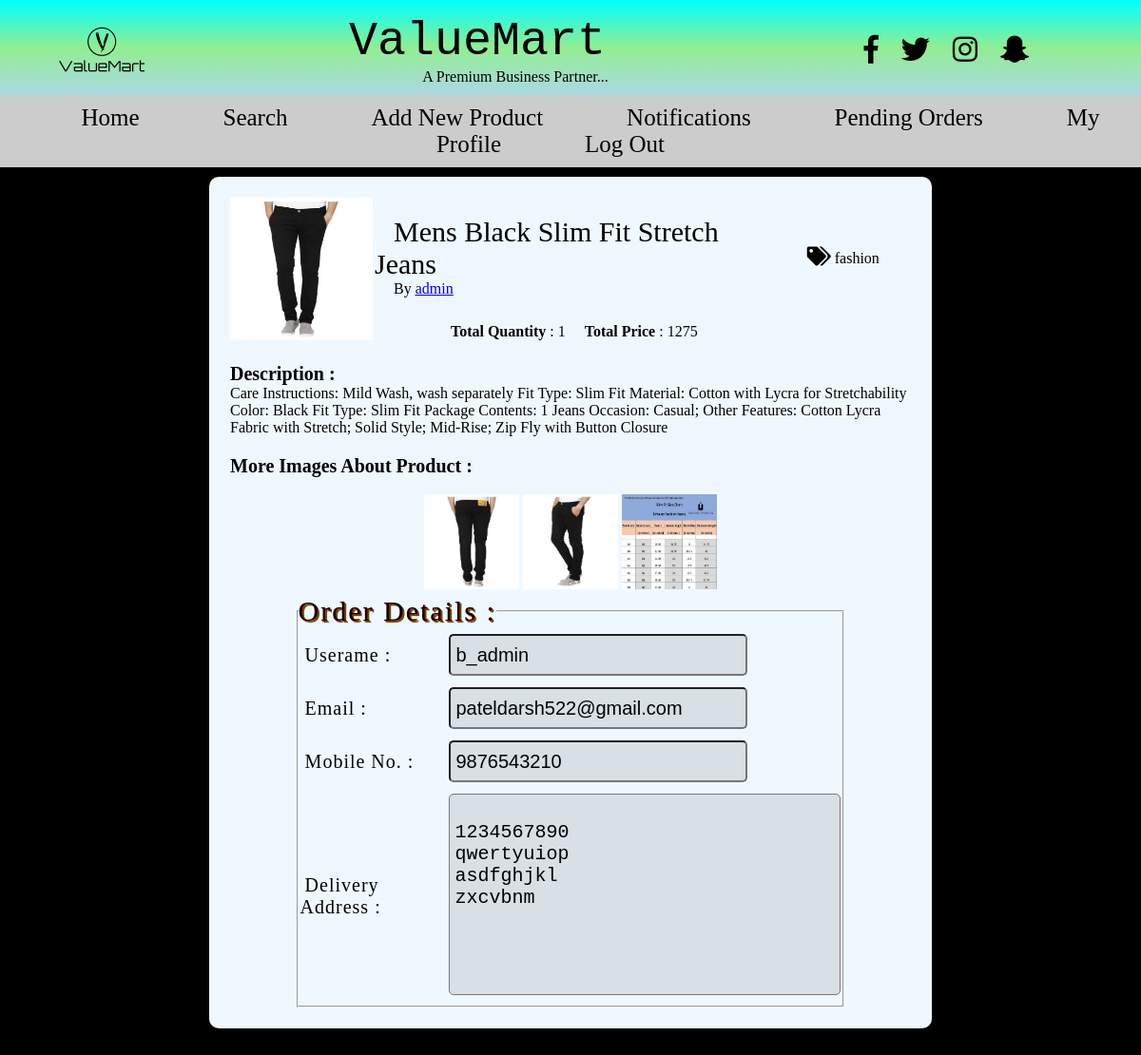
Screenshot of /view_order_entrepreneur.php?o_id=5c75f29f748ef (signed in) with the database file from the repository.
### tables this page shows
CREATE TABLE `products` (
  `p_id` int(30) NOT NULL,
  `e_id` int(30) NOT NULL,
  `p_name` varchar(200) NOT NULL,
  `p_desc` varchar(500) NOT NULL,
  `p_img` varchar(500) NOT NULL,
  `p_quantity` int(5) NOT NULL,
  `p_price` int(10) NOT NULL,
  `avail_offer` varchar(3) NOT NULL,
  `p_offer` varchar(10) NOT NULL,
  `p_orig_price` int(30) NOT NULL,
  `p_category` varchar(50) NOT NULL,
  `p_country` varchar(40) NOT NULL,
  `p_state` varchar(40) NOT NULL,
  `p_city` varchar(40) NOT NULL,
  `p_img1` varchar(700) NOT NULL,
  `p_img2` varchar(700) NOT NULL,
  `p_img3` varchar(700) NOT NULL,
  `main_path` varchar(500) NOT NULL,
  `added_at` date NOT NULL,
  `sold` int(30) NOT NULL
);

CREATE TABLE `entrepreneurs` (
  `e_id` int(10) NOT NULL,
  `name` varchar(50) NOT NULL,
  `company_name` varchar(60) NOT NULL,
  `address` varchar(300) NOT NULL,
  `company_address` varchar(300) NOT NULL,
  `date_of_birth` date NOT NULL,
  `gender` varchar(6) NOT NULL,
  `country` varchar(50) NOT NULL,
  `state` varchar(50) NOT NULL,
  `city` varchar(50) NOT NULL,
  `profile_image` varchar(700) NOT NULL,
  `bio` varchar(200) NOT NULL,
  `username` varchar(20) NOT NULL,
  `password` varchar(20) NOT NULL,
  `mobile_no` bigint(13) NOT NULL,
  `email` varchar(50) NOT NULL,
  `isverified` varchar(3) NOT NULL,
  `s_q` varchar(200) NOT NULL,
  `s_a` varchar(100) NOT NULL,
  `token` bigint(12) NOT NULL
);

CREATE TABLE `purchases` (
  `id` int(30) NOT NULL,
  `o_id` varchar(30) NOT NULL,
  `e_id` int(30) NOT NULL,
  `b_id` int(30) NOT NULL,
  `p_id` int(30) NOT NULL,
  `p_quantity` int(30) NOT NULL,
  `p_price` int(30) NOT NULL,
  `time` varchar(50) NOT NULL
);

CREATE TABLE `buyers` (
  `b_id` int(10) NOT NULL,
  `name` varchar(50) NOT NULL,
  `company_name` varchar(60) NOT NULL,
  `address` varchar(300) NOT NULL,
  `company_address` varchar(300) NOT NULL,
  `date_of_birth` date NOT NULL,
  `gender` varchar(6) NOT NULL,
  `country` varchar(50) NOT NULL,
  `state` varchar(50) NOT NULL,
  `city` varchar(50) NOT NULL,
  `profile_image` varchar(700) NOT NULL,
  `bio` varchar(200) NOT NULL,
  `username` varchar(20) NOT NULL,
  `password` varchar(20) NOT NULL,
  `mobile_no` bigint(13) NOT NULL,
  `email` varchar(50) NOT NULL,
  `isverified` varchar(3) NOT NULL,
  `s_q` varchar(200) NOT NULL,
  `s_a` varchar(100) NOT NULL,
  `token` int(12) NOT NULL
);

### connection.php (called while the page is built, shortened)
<?php
$t1 = "entrepreneurs";
$t2 = "buyers";
$t3 = "products";
?>

### view_order_entrepreneur.php (the view, shortened to what this page needs)
<?php
include "connection.php";
$o_id = $_GET['o_id'];
?>
<!DOCTYPE html>
<html lang="en">
<head>
    <link rel="stylesheet" href="common.css">
   <link rel="stylesheet" href="profile_entrepreneur.css">
    <link rel="stylesheet" href="home_entrepreneur.css">
    <link rel="stylesheet" href="https://use.fontawesome.com/releases/v5.7.1/css/all.css">
    <link href="https://fsonts.googleapis.com/css?family=Playfair+Display" rel="stylesheet">
</head>
<body>
    <div id="header_container">
        <table id="table_header">
            <tr>
                <td id="logo_container_td"><img src="images/logo.png" alt="Logo" id="logo" align="center"></td>
                <td id="title_container_td"><span id="web_title">ValueMart</span>
                    <br><span id='sub_title'>A Premium Business Partner...</span></td>
                <td id="social_container_td"><i class="fab fa-facebook-f"></i>
                    <i class="fab fa-twitter"></i>
                    <i class="fab fa-instagram"></i>
                    <i class="fab fa-snapchat-ghost"></i></td>
            </tr>
        </table>
    </div>
<div id='navbar'>
        <center>
            <div id='navbar_container'>
                <ul>
                      <li><a href='home_entrepreneur.php'>Home</a></li>
                    <li><a href='search_entrepreneur.php'>Search</a></li>
                    <li><a href='add_new_product.php'>Add New Product</a></li>
                    <li><a href='notification_entrepreneur.php' >Notifications</a></li>
                    <li><a href='pending_orders.php'>Pending Orders</a></li>
                    <li><a href='profile_entrepreneur.php'>My Profile</a></li>
                    <li><a href='logout.php'>Log Out</a></li>
                </ul>
            </div>
        </center>
    </div>
    <div id="view_product_box">
        <?php
    $m_sql = "SELECT * FROM `purchases` WHERE o_id='$o_id'";
    $m_q = mysqli_query($con,$m_sql);
    $m_res = mysqli_fetch_assoc($m_q);
$b_id = $m_res['b_id'];
        $p_id = $m_res['p_id'];
         $sql = "SELECT * FROM $t3 WHERE p_id='$p_id'";
    $q = mysqli_query($con,$sql);
    $res = mysqli_fetch_assoc($q);
   echo "<div id='view_product_container'>";
    echo "<table id='product_table'>";
    echo "<tr>";
    echo "<td rowspan='3' align='center' width='20%'><img id='main_img' src='".$res['p_img']."' width='150px' height='150px'></td>";
    $e_id = $res['e_id'];
    $sql2 = "SELECT * FROM $t1 WHERE e_id='$e_id'";
    $q2 = mysqli_query($con,$sql2);
    $res2 = mysqli_fetch_assoc($q2);
    echo "<td align='left'><span id='p_title'>".$res['p_name']."</span><br><span id='p_company'>By <span id='c_name'><a href='view_profile.php?e_id=$e_id'>".$res2['username']."</a></span></span>";
       echo "<td width='20%' align='center'><i class='fas fa-tags'> </i>  ".$res['p_category']."</td>";
    echo "</tr>";
    echo "<tr>
    <td align='center'><span id='p_price'><b>Total Quantity</b> : ".$m_res['p_quantity']."</span> &nbsp;&nbsp;&nbsp;
    <span id='p_price'><b>Total Price</b> : ".$m_res['p_price']."</span></td>
    </tr>";
        echo "<tr>
        <td colspan='3'>
        <br>
        <span id='p_desc'>Description : </span><br><span='p_desc_c'>".$res['p_desc']."
        </span>
        </td></tr>";
         echo "<tr>
        <td colspan='3'>
        <br>
        <span id='more_image'>More Images About Product : </span><br><br><center><img class='more_image' src='".$res['p_img1']."'>
        <img class='more_image' src='".$res['p_img2']."'>
        <img class='more_image' src='".$res['p_img3']."'>
        </center>
        </td></tr>";
        $sql = "SELECT * FROM $t2 WHERE b_id='$b_id'";
        $q = mysqli_query($con,$sql);
        $res= mysqli_fetch_assoc($q);
        echo "<tr>
        <td colspan='4'>
          <fieldset>
                        <legend class='leg_c'>Order Details : </legend>
                        <table name='personal_detail_container'>
                            <tr>
                                <td>
                                    <label class='sub_labl'>Userame : </label>
                                </td>
                                <td>
                                    <input name='u_n' class='sub_field_r' type='text' value='".$res['username']."' readonly>
                                </td>
                            </tr>
                            <tr>
                                <td>
                                    <label class='sub_labl'>Email : </label>
                                </td>
                                <td>
                                    <input name='email' class='sub_field_r' type='email'
                                    value='".$res['email']."' readonly>
                                </td>
                            </tr>
                            <tr>
                                <td>
                                    <label class='sub_labl'>Mobile No. : </label>
                                </td>
                                 <td>
                                    <input name='mobile_no' class='sub_field_r' type='tel'
                                    value='".$res['mobile_no']."' readonly>
                                </td>
                            </tr>
                             <tr>
                                <td>
                                    <label class='sub_labl'>Delivery Address : </label>
                                </td>
                                 <td>
                                    <textarea name='address' class='sub_field_r s_f' readonly>
                                    ".$res['address']."</textarea>
                                </td>
                            </tr>
                        </table>
                    </fieldset>
        </td>
        </tr>";
    echo "</table>";
    echo "</div>";
    ?>
    </div>
<br>
<br>
</body>
</html>

### common.css (style rules this page uses)
html { scroll-behavior: smooth; }
body { margin: 0; padding: 0; font-family: verdana; background-color: black; }
#header_container { width: 100%; height: 100px; background : linear-gradient(aqua,lightgreen,lightblue); }
#logo { width: 100px; height: 100px; }
#logo_container_td { text-align: center; }
#web_title { font-family: 'Major Mono Display', monospace; font-size: 50px; text-align: center; }
#sub_title { text-align: right; padding: 0 0 0 80px; }
#title_container_td { text-align: center; }
#table_header { width: 100%; }
#social_container_td { text-align: center; }
.fab { font-size: 30px; margin: 0 10px; }
#navbar { top: 0; position: sticky absolute; }
#navbar_container { background-color: #ccc; width: 100%; padding: 10px 0; }
ul { display: block; list-style-type: none; margin: 0; padding: 0; }
li { display: inline; list-style-type: none; margin: 0 2px; height: 30px; }
li a { text-decoration: none; color: black; padding: 0 40px; font-size: 25px; }

### profile_entrepreneur.css (style rules this page uses)
textarea { resize: none; }
.leg_c { font-size: 30px; letter-spacing: 2px; text-shadow: 1px 1px red, 2px 2px green; }
.sub_labl { font-size: 20px; letter-spacing: 1px; font-family: cursive; }
.sub_field_r { font-size: 20px; height: 30px; padding: 5px; border-radius: 5px; margin: 5px 0; width: 300px; background: rgba(0, 0, 0, 0.1); cursor: not-allowed; }
fieldset { width: 80%; margin: 0 auto; }

### home_entrepreneur.css (style rules this page uses)
html { scroll-behavior: smooth; }
body { margin: 0; padding: 0; font-family: verdana; background-color: black; }
#header_container { width: 100%; height: 100px; background : linear-gradient(aqua,lightgreen,lightblue); }
#logo { width: 100px; height: 100px; }
#logo_container_td { text-align: center; }
#web_title { font-family: 'Major Mono Display', monospace; font-size: 50px; text-align: center; }
#sub_title { text-align: right; padding: 0 0 0 80px; }
#title_container_td { text-align: center; }
#table_header { width: 100%; }
#social_container_td { text-align: center; }
.fab { font-size: 30px; margin: 0 10px; }
#navbar { top: 0; position: sticky; }
#navbar_container { background-color: #ccc; width: 100%; padding: 10px 0; }
ul { display: block; list-style-type: none; margin: 0; padding: 0; }
li { display: inline; list-style-type: none; }
li a { text-decoration: none; color: black; padding: 0 40px; font-size: 25px; height: 30px; }

### view_order_entrepreneur.php (style rules this page uses)
* { margin: 0; padding: 0; }
html { scroll-behavior: smooth; }
body { margin: 0; padding: 0; }
#view_product_container { color: black; background-color: aliceblue; width: 60%; margin: 10px auto; padding: 20px; border-radius: 10px; }
#product_table { width: 100%; }
#main_img { width: 150px; height: 150px; }
#p_title { font-family: cursive; font-size: 30px; padding-left: 20px; }
#p_company { font-family: verdana; padding-left: 20px; }
#c_name { font-family: cursive; text-decoration: underline; }
.fa-tags { font-size: 20px; }
#p_desc { font-weight: bold; // letter-spacing: 2px; font-family: verdana; margin: 0 0 2px 0; font-size: 20px; }
#more_image { font-size: 20px; font-weight: bold; }
.more_image { width: 100px; height: 100px; }
.sub_labl { padding: 5px; }
.s_f { width: 400px; height: 200px; }

### rows the page displays
products: p_img (picture), p_name "Mens Black Slim Fit Stretch Jeans", p_category "fashion", p_desc "Care Instructions: Mild Wash, wash separately Fit Type: Slim Fit Material: Cotton with Lycra for Stretchability Color: Black Fit Type: Slim Fit Package Contents: 1 Jeans Occasion: Casual; Other Features: Cotton Lycra Fabric with Stretch; Solid Style; Mid-Rise; Zip Fly with Button Closure", p_img1 (picture), p_img2 (picture), p_img3 (picture)
entrepreneurs: username "admin"
purchases: p_quantity "1", p_price "1275"
buyers: u_n "b_admin", email "pateldarsh522@gmail.com", mobile_no "9876543210", address "1234567890 qwertyuiop asdfghjkl zxcvbnm"
